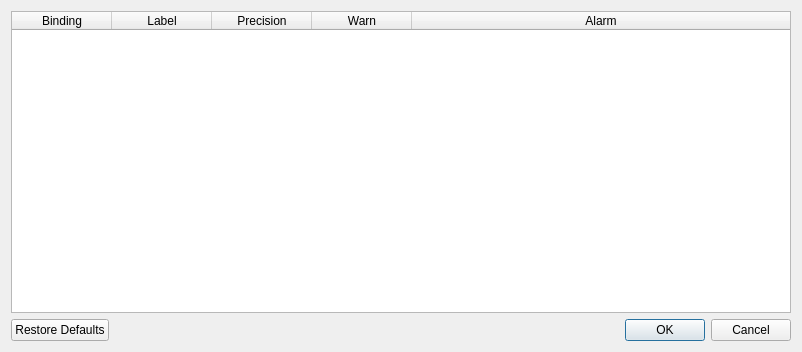
<?xml version="1.0" encoding="UTF-8"?>
<ui version="4.0">
 <class>NumbersForm</class>
 <widget class="QDialog" name="NumbersForm">
  <property name="geometry">
   <rect>
    <x>0</x>
    <y>0</y>
    <width>802</width>
    <height>352</height>
   </rect>
  </property>
  <property name="windowTitle">
   <string>Dialog</string>
  </property>
  <layout class="QVBoxLayout" name="verticalLayout">
   <item>
    <widget class="QTableWidget" name="tableWidget">
     <property name="dragEnabled">
      <bool>true</bool>
     </property>
     <property name="dragDropOverwriteMode">
      <bool>false</bool>
     </property>
     <property name="dragDropMode">
      <enum>QAbstractItemView::InternalMove</enum>
     </property>
     <property name="alternatingRowColors">
      <bool>true</bool>
     </property>
     <property name="selectionMode">
      <enum>QAbstractItemView::SingleSelection</enum>
     </property>
     <property name="selectionBehavior">
      <enum>QAbstractItemView::SelectRows</enum>
     </property>
     <property name="gridStyle">
      <enum>Qt::NoPen</enum>
     </property>
     <attribute name="horizontalHeaderStretchLastSection">
      <bool>true</bool>
     </attribute>
     <attribute name="verticalHeaderVisible">
      <bool>false</bool>
     </attribute>
     <column>
      <property name="text">
       <string>Binding</string>
      </property>
     </column>
     <column>
      <property name="text">
       <string>Label</string>
      </property>
     </column>
     <column>
      <property name="text">
       <string>Precision</string>
      </property>
     </column>
     <column>
      <property name="text">
       <string>Warn</string>
      </property>
     </column>
     <column>
      <property name="text">
       <string>Alarm</string>
      </property>
     </column>
    </widget>
   </item>
   <item>
    <widget class="QDialogButtonBox" name="buttonBox">
     <property name="orientation">
      <enum>Qt::Horizontal</enum>
     </property>
     <property name="standardButtons">
      <set>QDialogButtonBox::Cancel|QDialogButtonBox::Ok|QDialogButtonBox::RestoreDefaults</set>
     </property>
    </widget>
   </item>
  </layout>
 </widget>
 <resources/>
 <connections>
  <connection>
   <sender>buttonBox</sender>
   <signal>accepted()</signal>
   <receiver>NumbersForm</receiver>
   <slot>accept()</slot>
   <hints>
    <hint type="sourcelabel">
     <x>248</x>
     <y>254</y>
    </hint>
    <hint type="destinationlabel">
     <x>157</x>
     <y>274</y>
    </hint>
   </hints>
  </connection>
  <connection>
   <sender>buttonBox</sender>
   <signal>rejected()</signal>
   <receiver>NumbersForm</receiver>
   <slot>reject()</slot>
   <hints>
    <hint type="sourcelabel">
     <x>316</x>
     <y>260</y>
    </hint>
    <hint type="destinationlabel">
     <x>286</x>
     <y>274</y>
    </hint>
   </hints>
  </connection>
 </connections>
</ui>
